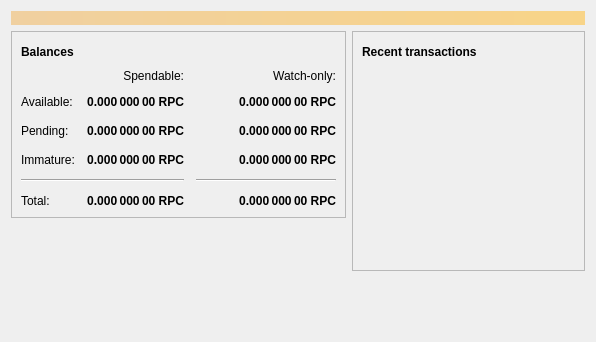
<?xml version="1.0" encoding="UTF-8"?>
<ui version="4.0">
 <class>OverviewPage</class>
 <widget class="QWidget" name="OverviewPage">
  <property name="geometry">
   <rect>
    <x>0</x>
    <y>0</y>
    <width>596</width>
    <height>342</height>
   </rect>
  </property>
  <property name="windowTitle">
   <string>Form</string>
  </property>
  <layout class="QVBoxLayout" name="topLayout">
   <item>
    <widget class="QLabel" name="labelAlerts">
     <property name="visible">
      <bool>false</bool>
     </property>
     <property name="styleSheet">
      <string notr="true">QLabel { background-color: qlineargradient(x1: 0, y1: 0, x2: 1, y2: 0, stop:0 #F0D0A0, stop:1 #F8D488); color:#000000; }</string>
     </property>
     <property name="wordWrap">
      <bool>true</bool>
     </property>
     <property name="margin">
      <number>3</number>
     </property>
     <property name="textInteractionFlags">
      <set>Qt::TextSelectableByMouse</set>
     </property>
    </widget>
   </item>
   <item>
    <layout class="QHBoxLayout" name="horizontalLayout" stretch="1,1">
     <item>
      <layout class="QVBoxLayout" name="verticalLayout_2">
       <item>
        <widget class="QFrame" name="frame">
         <property name="frameShape">
          <enum>QFrame::StyledPanel</enum>
         </property>
         <property name="frameShadow">
          <enum>QFrame::Raised</enum>
         </property>
         <layout class="QVBoxLayout" name="verticalLayout_4">
          <item>
           <layout class="QHBoxLayout" name="horizontalLayout_4">
            <item>
             <widget class="QLabel" name="label_5">
              <property name="font">
               <font>
                <weight>75</weight>
                <bold>true</bold>
               </font>
              </property>
              <property name="text">
               <string>Balances</string>
              </property>
             </widget>
            </item>
            <item>
             <widget class="QPushButton" name="labelWalletStatus">
              <property name="enabled">
               <bool>true</bool>
              </property>
              <property name="maximumSize">
               <size>
                <width>30</width>
                <height>16777215</height>
               </size>
              </property>
              <property name="toolTip">
               <string>The displayed information may be out of date. Your wallet automatically synchronizes with the Ronpaulcoin network after a connection is established, but this process has not completed yet.</string>
              </property>
              <property name="text">
               <string/>
              </property>
              <property name="icon">
               <iconset resource="../bitcoin.qrc">
                <normaloff>:/icons/warning</normaloff>
                <disabledoff>:/icons/warning</disabledoff>:/icons/warning</iconset>
              </property>
              <property name="iconSize">
               <size>
                <width>24</width>
                <height>24</height>
               </size>
              </property>
              <property name="flat">
               <bool>true</bool>
              </property>
             </widget>
            </item>
            <item>
             <spacer name="horizontalSpacer_3">
              <property name="orientation">
               <enum>Qt::Horizontal</enum>
              </property>
              <property name="sizeHint" stdset="0">
               <size>
                <width>40</width>
                <height>20</height>
               </size>
              </property>
             </spacer>
            </item>
           </layout>
          </item>
          <item>
           <layout class="QGridLayout" name="gridLayout">
            <property name="spacing">
             <number>12</number>
            </property>
            <item row="2" column="2">
             <widget class="QLabel" name="labelWatchPending">
              <property name="font">
               <font>
                <weight>75</weight>
                <bold>true</bold>
               </font>
              </property>
              <property name="cursor">
               <cursorShape>IBeamCursor</cursorShape>
              </property>
              <property name="toolTip">
               <string>Unconfirmed transactions to watch-only addresses</string>
              </property>
              <property name="text">
               <string notr="true">0.000 000 00 RPC</string>
              </property>
              <property name="alignment">
               <set>Qt::AlignRight|Qt::AlignTrailing|Qt::AlignVCenter</set>
              </property>
              <property name="textInteractionFlags">
               <set>Qt::LinksAccessibleByMouse|Qt::TextSelectableByKeyboard|Qt::TextSelectableByMouse</set>
              </property>
             </widget>
            </item>
            <item row="2" column="1">
             <widget class="QLabel" name="labelUnconfirmed">
              <property name="font">
               <font>
                <weight>75</weight>
                <bold>true</bold>
               </font>
              </property>
              <property name="cursor">
               <cursorShape>IBeamCursor</cursorShape>
              </property>
              <property name="toolTip">
               <string>Total of transactions that have yet to be confirmed, and do not yet count toward the spendable balance</string>
              </property>
              <property name="text">
               <string notr="true">0.000 000 00 RPC</string>
              </property>
              <property name="alignment">
               <set>Qt::AlignRight|Qt::AlignTrailing|Qt::AlignVCenter</set>
              </property>
              <property name="textInteractionFlags">
               <set>Qt::LinksAccessibleByMouse|Qt::TextSelectableByKeyboard|Qt::TextSelectableByMouse</set>
              </property>
             </widget>
            </item>
            <item row="3" column="2">
             <widget class="QLabel" name="labelWatchImmature">
              <property name="font">
               <font>
                <weight>75</weight>
                <bold>true</bold>
               </font>
              </property>
              <property name="cursor">
               <cursorShape>IBeamCursor</cursorShape>
              </property>
              <property name="toolTip">
               <string>Mined balance in watch-only addresses that has not yet matured</string>
              </property>
              <property name="text">
               <string notr="true">0.000 000 00 RPC</string>
              </property>
              <property name="alignment">
               <set>Qt::AlignRight|Qt::AlignTrailing|Qt::AlignVCenter</set>
              </property>
              <property name="textInteractionFlags">
               <set>Qt::LinksAccessibleByMouse|Qt::TextSelectableByKeyboard|Qt::TextSelectableByMouse</set>
              </property>
             </widget>
            </item>
            <item row="4" column="0" colspan="2">
             <widget class="Line" name="line">
              <property name="orientation">
               <enum>Qt::Horizontal</enum>
              </property>
             </widget>
            </item>
            <item row="4" column="2">
             <widget class="Line" name="lineWatchBalance">
              <property name="sizePolicy">
               <sizepolicy hsizetype="Preferred" vsizetype="Fixed">
                <horstretch>0</horstretch>
                <verstretch>0</verstretch>
               </sizepolicy>
              </property>
              <property name="minimumSize">
               <size>
                <width>140</width>
                <height>0</height>
               </size>
              </property>
              <property name="orientation">
               <enum>Qt::Horizontal</enum>
              </property>
             </widget>
            </item>
            <item row="5" column="0">
             <widget class="QLabel" name="labelTotalText">
              <property name="text">
               <string>Total:</string>
              </property>
             </widget>
            </item>
            <item row="3" column="1">
             <widget class="QLabel" name="labelImmature">
              <property name="font">
               <font>
                <weight>75</weight>
                <bold>true</bold>
               </font>
              </property>
              <property name="cursor">
               <cursorShape>IBeamCursor</cursorShape>
              </property>
              <property name="toolTip">
               <string>Mined balance that has not yet matured</string>
              </property>
              <property name="text">
               <string notr="true">0.000 000 00 RPC</string>
              </property>
              <property name="alignment">
               <set>Qt::AlignRight|Qt::AlignTrailing|Qt::AlignVCenter</set>
              </property>
              <property name="textInteractionFlags">
               <set>Qt::LinksAccessibleByMouse|Qt::TextSelectableByKeyboard|Qt::TextSelectableByMouse</set>
              </property>
             </widget>
            </item>
            <item row="2" column="3">
             <spacer name="horizontalSpacer_2">
              <property name="orientation">
               <enum>Qt::Horizontal</enum>
              </property>
              <property name="sizeHint" stdset="0">
               <size>
                <width>40</width>
                <height>20</height>
               </size>
              </property>
             </spacer>
            </item>
            <item row="3" column="0">
             <widget class="QLabel" name="labelImmatureText">
              <property name="text">
               <string>Immature:</string>
              </property>
             </widget>
            </item>
            <item row="5" column="1">
             <widget class="QLabel" name="labelTotal">
              <property name="font">
               <font>
                <weight>75</weight>
                <bold>true</bold>
               </font>
              </property>
              <property name="cursor">
               <cursorShape>IBeamCursor</cursorShape>
              </property>
              <property name="toolTip">
               <string>Your current total balance</string>
              </property>
              <property name="text">
               <string notr="true">0.000 000 00 RPC</string>
              </property>
              <property name="alignment">
               <set>Qt::AlignRight|Qt::AlignTrailing|Qt::AlignVCenter</set>
              </property>
              <property name="textInteractionFlags">
               <set>Qt::LinksAccessibleByMouse|Qt::TextSelectableByKeyboard|Qt::TextSelectableByMouse</set>
              </property>
             </widget>
            </item>
            <item row="5" column="2">
             <widget class="QLabel" name="labelWatchTotal">
              <property name="font">
               <font>
                <weight>75</weight>
                <bold>true</bold>
               </font>
              </property>
              <property name="cursor">
               <cursorShape>IBeamCursor</cursorShape>
              </property>
              <property name="toolTip">
               <string>Current total balance in watch-only addresses</string>
              </property>
              <property name="text">
               <string notr="true">0.000 000 00 RPC</string>
              </property>
              <property name="alignment">
               <set>Qt::AlignRight|Qt::AlignTrailing|Qt::AlignVCenter</set>
              </property>
              <property name="textInteractionFlags">
               <set>Qt::LinksAccessibleByMouse|Qt::TextSelectableByKeyboard|Qt::TextSelectableByMouse</set>
              </property>
             </widget>
            </item>
            <item row="0" column="2">
             <widget class="QLabel" name="labelWatchonly">
              <property name="text">
               <string>Watch-only:</string>
              </property>
              <property name="alignment">
               <set>Qt::AlignRight|Qt::AlignTrailing|Qt::AlignVCenter</set>
              </property>
             </widget>
            </item>
            <item row="1" column="0">
             <widget class="QLabel" name="labelBalanceText">
              <property name="text">
               <string>Available:</string>
              </property>
             </widget>
            </item>
            <item row="1" column="1">
             <widget class="QLabel" name="labelBalance">
              <property name="font">
               <font>
                <weight>75</weight>
                <bold>true</bold>
               </font>
              </property>
              <property name="cursor">
               <cursorShape>IBeamCursor</cursorShape>
              </property>
              <property name="toolTip">
               <string>Your current spendable balance</string>
              </property>
              <property name="text">
               <string notr="true">0.000 000 00 RPC</string>
              </property>
              <property name="alignment">
               <set>Qt::AlignRight|Qt::AlignTrailing|Qt::AlignVCenter</set>
              </property>
              <property name="textInteractionFlags">
               <set>Qt::LinksAccessibleByMouse|Qt::TextSelectableByKeyboard|Qt::TextSelectableByMouse</set>
              </property>
             </widget>
            </item>
            <item row="1" column="2">
             <widget class="QLabel" name="labelWatchAvailable">
              <property name="font">
               <font>
                <weight>75</weight>
                <bold>true</bold>
               </font>
              </property>
              <property name="cursor">
               <cursorShape>IBeamCursor</cursorShape>
              </property>
              <property name="toolTip">
               <string>Your current balance in watch-only addresses</string>
              </property>
              <property name="text">
               <string notr="true">0.000 000 00 RPC</string>
              </property>
              <property name="alignment">
               <set>Qt::AlignRight|Qt::AlignTrailing|Qt::AlignVCenter</set>
              </property>
              <property name="textInteractionFlags">
               <set>Qt::LinksAccessibleByMouse|Qt::TextSelectableByKeyboard|Qt::TextSelectableByMouse</set>
              </property>
             </widget>
            </item>
            <item row="2" column="0">
             <widget class="QLabel" name="labelPendingText">
              <property name="text">
               <string>Pending:</string>
              </property>
             </widget>
            </item>
            <item row="0" column="1">
             <widget class="QLabel" name="labelSpendable">
              <property name="text">
               <string>Spendable:</string>
              </property>
              <property name="alignment">
               <set>Qt::AlignRight|Qt::AlignTrailing|Qt::AlignVCenter</set>
              </property>
             </widget>
            </item>
           </layout>
          </item>
         </layout>
        </widget>
       </item>
       <item>
        <spacer name="verticalSpacer">
         <property name="orientation">
          <enum>Qt::Vertical</enum>
         </property>
         <property name="sizeHint" stdset="0">
          <size>
           <width>20</width>
           <height>40</height>
          </size>
         </property>
        </spacer>
       </item>
      </layout>
     </item>
     <item>
      <layout class="QVBoxLayout" name="verticalLayout_3">
       <item>
        <widget class="QFrame" name="frame_2">
         <property name="frameShape">
          <enum>QFrame::StyledPanel</enum>
         </property>
         <property name="frameShadow">
          <enum>QFrame::Raised</enum>
         </property>
         <layout class="QVBoxLayout" name="verticalLayout">
          <item>
           <layout class="QHBoxLayout" name="horizontalLayout_2">
            <item>
             <widget class="QLabel" name="label_4">
              <property name="font">
               <font>
                <weight>75</weight>
                <bold>true</bold>
               </font>
              </property>
              <property name="text">
               <string>Recent transactions</string>
              </property>
             </widget>
            </item>
            <item>
             <widget class="QPushButton" name="labelTransactionsStatus">
              <property name="enabled">
               <bool>true</bool>
              </property>
              <property name="maximumSize">
               <size>
                <width>30</width>
                <height>16777215</height>
               </size>
              </property>
              <property name="toolTip">
               <string>The displayed information may be out of date. Your wallet automatically synchronizes with the Ronpaulcoin network after a connection is established, but this process has not completed yet.</string>
              </property>
              <property name="text">
               <string/>
              </property>
              <property name="icon">
               <iconset resource="../bitcoin.qrc">
                <normaloff>:/icons/warning</normaloff>
                <disabledoff>:/icons/warning</disabledoff>:/icons/warning</iconset>
              </property>
              <property name="iconSize">
               <size>
                <width>24</width>
                <height>24</height>
               </size>
              </property>
              <property name="flat">
               <bool>true</bool>
              </property>
             </widget>
            </item>
            <item>
             <spacer name="horizontalSpacer">
              <property name="orientation">
               <enum>Qt::Horizontal</enum>
              </property>
              <property name="sizeHint" stdset="0">
               <size>
                <width>40</width>
                <height>20</height>
               </size>
              </property>
             </spacer>
            </item>
           </layout>
          </item>
          <item>
           <widget class="QListView" name="listTransactions">
            <property name="styleSheet">
             <string notr="true">QListView { background: transparent; }</string>
            </property>
            <property name="frameShape">
             <enum>QFrame::NoFrame</enum>
            </property>
            <property name="verticalScrollBarPolicy">
             <enum>Qt::ScrollBarAlwaysOff</enum>
            </property>
            <property name="horizontalScrollBarPolicy">
             <enum>Qt::ScrollBarAlwaysOff</enum>
            </property>
            <property name="selectionMode">
             <enum>QAbstractItemView::NoSelection</enum>
            </property>
           </widget>
          </item>
         </layout>
        </widget>
       </item>
       <item>
        <spacer name="verticalSpacer_2">
         <property name="orientation">
          <enum>Qt::Vertical</enum>
         </property>
         <property name="sizeHint" stdset="0">
          <size>
           <width>20</width>
           <height>40</height>
          </size>
         </property>
        </spacer>
       </item>
      </layout>
     </item>
    </layout>
   </item>
  </layout>
 </widget>
 <resources/>
 <connections/>
</ui>
